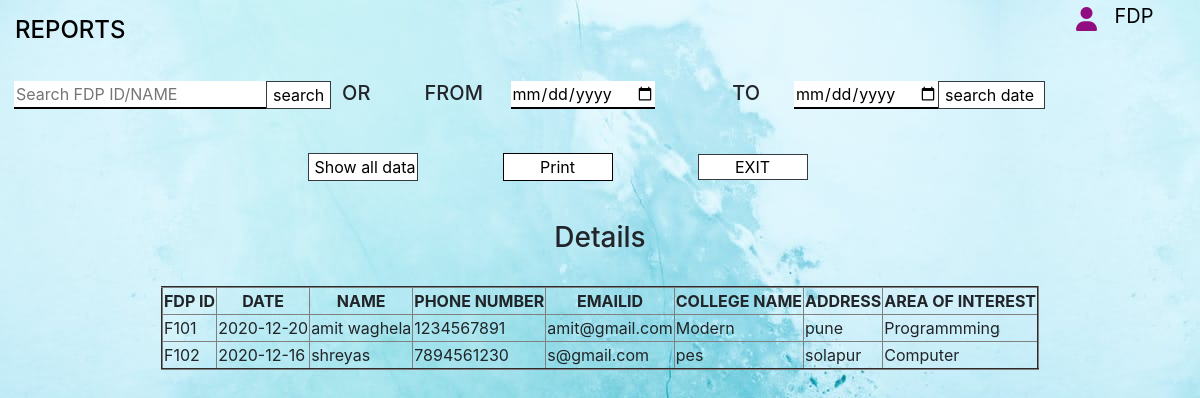
Page /Report.php (signed in) on the committed database.
### tables this page shows
CREATE TABLE `register` (
  `fid` varchar(10) NOT NULL,
  `date` date NOT NULL,
  `name` varchar(255) NOT NULL,
  `phone` varchar(15) NOT NULL,
  `emailid` varchar(255) NOT NULL,
  `clgname` varchar(255) NOT NULL,
  `address` varchar(255) NOT NULL,
  `area` varchar(255) NOT NULL
);

### Report.php (the view, shortened to what this page needs)
<!DOCTYPE html>
<html>
<head>
  <link rel="stylesheet" href="https://maxcdn.bootstrapcdn.com/bootstrap/4.5.0/css/bootstrap.min.css">
  <link rel="stylesheet" href="https://cdnjs.cloudflare.com/ajax/libs/font-awesome/4.7.0/css/font-awesome.min.css">
</head>
<body>
<form action="" method="POST">
   <div class="container-fluid con">
  <div class="row ">
    <div class="col-4">
      <div class="media">
  <div class="media-body">
    <h4 class="mt-3" style="color:black;">REPORTS</h4><br>
    </div>
  </div>
  </div>
  <div class=" offset-xl-6 col-xl-2 offset-sm-5 col-sm-3 offset-4 col-4">
    <div class="media">
  <div class="media-body">
    <a class=' btn fas fa-user align-style-center offset-4' id="btn" style='font-size: 2vw;color:#910E80;margin-left:4vw; '></a>
    <a class="admin" style="color:black;font-size:20px;"><span id="user"></span></a>
    </div>
  </div>
  </div>
  </div>
  </div>
<div class="container-fluid">
  <div class="form-group form-inline" >
  <div class="pl-0 col-3 ">
  <div class="input-group-append">
<input type="text" class="" name="search" placeholder="Search FDP ID/NAME">
<input type="submit" name="search1" class="search1 border border-dark" value="search" ;>
</div>
  </div>
<div class="col-1  pt-1" style="text-align: center;"><h5>OR</h5></div>
<div class="col-1  pt-1" style="text-align: center;"><h5 >FROM</h5></div>
<div class="pl-2 col-2 ">
<input type="date" name="first" placeholder="Enter Date From">
</div>
<div class="col-1  pt-1" style="text-align: center;"><h5 >TO</h5></div>
<div class="pl-0 col-2 ">
<div class="input-group-append">
<input type="date" name="second" placeholder="Enter Date ">
<input type="submit" name="search2" value="search date " class="border border-dark">
</div>
</div>
  </div>
<br>
  <div class="form-group form-inline" >
<div class="pl-0 col-2 offset-3">
<input type="submit" name="show" class="show border border-dark" value="Show all data" onclick="" style="width:110px;">
</div>
  <div class="pl-0 col-2 ">
<input type="button" onclick="print()" value="Print" style="width:110px;" class="">
  </div>
  <div class="pl-0 col-2 ">
<a type="button" name="exit" value="Exit" class="exit border border-dark" href="home.php" style="width:110px;text-align: center;">EXIT</a>
  </div>
  </div>
  </div>
<br>
<div class="container-fluid">
	<center><table id="table1" class="table1 " border="2">
    <center><h3 class="">Details</h3></center><br>
    <tr>
	<th><center>FDP ID</center></th>
	<th><center>DATE</center></th>
    <th><center>NAME</center></th>
    <th><center>PHONE NUMBER</center></th>
    <th><center>EMAILID</center></th>
    <th><center>COLLEGE NAME</center></th>
    <th><center>ADDRESS</center></th>
    <th><center>AREA OF INTEREST</center></th>
   </tr>
	</center>
<?php
$dbhost='localhost';
$dbname='fdp';
$dbusername='root';
$dbpass='';
$conn = mysqli_connect("$dbhost", "$dbusername", "$dbpass", "$dbname");
if(empty($_POST['search']) && empty($_POST['search2']) ){
$result1=mysqli_query($conn,"SELECT * FROM register order by fid ASC ");
$queryresult = mysqli_num_rows($result1);
    if($queryresult > 0 ){
 while($row=mysqli_fetch_array($result1))
{
	echo '<tr>';
   echo '<td>'  .$row['fid']. '</td>';
   echo '<td>'  .$row['date'].'</td>';
   echo '<td>' .$row['name'].'</td>';
   echo '<td>' .$row['phone'].'</td>';
   echo '<td>' .$row['emailid'].'</td>';
  echo '<td>' .$row['clgname'].'</td>';
  echo '<td>' .$row['address'].'</td>';
  echo '<td>' .$row['area'].'</td>';
  echo '</tr>';
}
}
else{
}
}
?>
</div>
</body>
</html>

### Report.php (style rules this page uses)
body { background-color: #A9A9A9; background-image: url("f4.jpg"); }
.exit { color: black; width:50px; }
input[type=submit] { background-color:white; border: none; border-bottom: 2px solid #000000; }
input[type=text] { background-color:white; border: none; border-bottom: 2px solid #000000; }
input[type=date] { background-color:white; border: none; border-bottom: 2px solid #000000; }
input[type=button] { background-color:white; border:1px solid black; }
.exit { background-color:white; border:1px solid black; }
.show { background-color: none; }

### rows in the picture
register: fid "F101", date "2020-12-20", name "amit waghela", phone "1234567891", emailid "amit@gmail.com", clgname "Modern", address "pune", area "Programmming"
register: fid "F102", date "2020-12-16", name "shreyas", phone "7894561230", emailid "s@gmail.com", clgname "pes", address "solapur", area "Computer"
